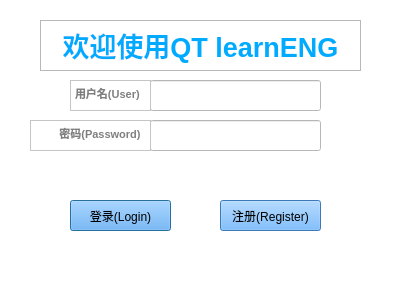
<?xml version="1.0" encoding="UTF-8"?>
<ui version="4.0">
 <class>logindialog</class>
 <widget class="QDialog" name="logindialog">
  <property name="geometry">
   <rect>
    <x>0</x>
    <y>0</y>
    <width>410</width>
    <height>300</height>
   </rect>
  </property>
  <property name="palette">
   <palette>
    <active>
     <colorrole role="WindowText">
      <brush brushstyle="SolidPattern">
       <color alpha="255">
        <red>0</red>
        <green>0</green>
        <blue>0</blue>
       </color>
      </brush>
     </colorrole>
     <colorrole role="Button">
      <brush brushstyle="SolidPattern">
       <color alpha="255">
        <red>255</red>
        <green>255</green>
        <blue>255</blue>
       </color>
      </brush>
     </colorrole>
     <colorrole role="Light">
      <brush brushstyle="SolidPattern">
       <color alpha="255">
        <red>255</red>
        <green>255</green>
        <blue>255</blue>
       </color>
      </brush>
     </colorrole>
     <colorrole role="Midlight">
      <brush brushstyle="SolidPattern">
       <color alpha="255">
        <red>255</red>
        <green>255</green>
        <blue>255</blue>
       </color>
      </brush>
     </colorrole>
     <colorrole role="Dark">
      <brush brushstyle="SolidPattern">
       <color alpha="255">
        <red>127</red>
        <green>127</green>
        <blue>127</blue>
       </color>
      </brush>
     </colorrole>
     <colorrole role="Mid">
      <brush brushstyle="SolidPattern">
       <color alpha="255">
        <red>170</red>
        <green>170</green>
        <blue>170</blue>
       </color>
      </brush>
     </colorrole>
     <colorrole role="Text">
      <brush brushstyle="SolidPattern">
       <color alpha="255">
        <red>0</red>
        <green>0</green>
        <blue>0</blue>
       </color>
      </brush>
     </colorrole>
     <colorrole role="BrightText">
      <brush brushstyle="SolidPattern">
       <color alpha="255">
        <red>255</red>
        <green>255</green>
        <blue>255</blue>
       </color>
      </brush>
     </colorrole>
     <colorrole role="ButtonText">
      <brush brushstyle="SolidPattern">
       <color alpha="255">
        <red>0</red>
        <green>0</green>
        <blue>0</blue>
       </color>
      </brush>
     </colorrole>
     <colorrole role="Base">
      <brush brushstyle="SolidPattern">
       <color alpha="255">
        <red>255</red>
        <green>255</green>
        <blue>255</blue>
       </color>
      </brush>
     </colorrole>
     <colorrole role="Window">
      <brush brushstyle="SolidPattern">
       <color alpha="255">
        <red>255</red>
        <green>255</green>
        <blue>255</blue>
       </color>
      </brush>
     </colorrole>
     <colorrole role="Shadow">
      <brush brushstyle="SolidPattern">
       <color alpha="255">
        <red>0</red>
        <green>0</green>
        <blue>0</blue>
       </color>
      </brush>
     </colorrole>
     <colorrole role="AlternateBase">
      <brush brushstyle="SolidPattern">
       <color alpha="255">
        <red>255</red>
        <green>255</green>
        <blue>255</blue>
       </color>
      </brush>
     </colorrole>
     <colorrole role="ToolTipBase">
      <brush brushstyle="SolidPattern">
       <color alpha="255">
        <red>255</red>
        <green>255</green>
        <blue>220</blue>
       </color>
      </brush>
     </colorrole>
     <colorrole role="ToolTipText">
      <brush brushstyle="SolidPattern">
       <color alpha="255">
        <red>0</red>
        <green>0</green>
        <blue>0</blue>
       </color>
      </brush>
     </colorrole>
     <colorrole role="PlaceholderText">
      <brush brushstyle="SolidPattern">
       <color alpha="127">
        <red>0</red>
        <green>0</green>
        <blue>0</blue>
       </color>
      </brush>
     </colorrole>
     <colorrole role="Accent">
      <brush brushstyle="SolidPattern">
       <color alpha="255">
        <red>255</red>
        <green>255</green>
        <blue>255</blue>
       </color>
      </brush>
     </colorrole>
    </active>
    <inactive>
     <colorrole role="WindowText">
      <brush brushstyle="SolidPattern">
       <color alpha="255">
        <red>0</red>
        <green>0</green>
        <blue>0</blue>
       </color>
      </brush>
     </colorrole>
     <colorrole role="Button">
      <brush brushstyle="SolidPattern">
       <color alpha="255">
        <red>255</red>
        <green>255</green>
        <blue>255</blue>
       </color>
      </brush>
     </colorrole>
     <colorrole role="Light">
      <brush brushstyle="SolidPattern">
       <color alpha="255">
        <red>255</red>
        <green>255</green>
        <blue>255</blue>
       </color>
      </brush>
     </colorrole>
     <colorrole role="Midlight">
      <brush brushstyle="SolidPattern">
       <color alpha="255">
        <red>255</red>
        <green>255</green>
        <blue>255</blue>
       </color>
      </brush>
     </colorrole>
     <colorrole role="Dark">
      <brush brushstyle="SolidPattern">
       <color alpha="255">
        <red>127</red>
        <green>127</green>
        <blue>127</blue>
       </color>
      </brush>
     </colorrole>
     <colorrole role="Mid">
      <brush brushstyle="SolidPattern">
       <color alpha="255">
        <red>170</red>
        <green>170</green>
        <blue>170</blue>
       </color>
      </brush>
     </colorrole>
     <colorrole role="Text">
      <brush brushstyle="SolidPattern">
       <color alpha="255">
        <red>0</red>
        <green>0</green>
        <blue>0</blue>
       </color>
      </brush>
     </colorrole>
     <colorrole role="BrightText">
      <brush brushstyle="SolidPattern">
       <color alpha="255">
        <red>255</red>
        <green>255</green>
        <blue>255</blue>
       </color>
      </brush>
     </colorrole>
     <colorrole role="ButtonText">
      <brush brushstyle="SolidPattern">
       <color alpha="255">
        <red>0</red>
        <green>0</green>
        <blue>0</blue>
       </color>
      </brush>
     </colorrole>
     <colorrole role="Base">
      <brush brushstyle="SolidPattern">
       <color alpha="255">
        <red>255</red>
        <green>255</green>
        <blue>255</blue>
       </color>
      </brush>
     </colorrole>
     <colorrole role="Window">
      <brush brushstyle="SolidPattern">
       <color alpha="255">
        <red>255</red>
        <green>255</green>
        <blue>255</blue>
       </color>
      </brush>
     </colorrole>
     <colorrole role="Shadow">
      <brush brushstyle="SolidPattern">
       <color alpha="255">
        <red>0</red>
        <green>0</green>
        <blue>0</blue>
       </color>
      </brush>
     </colorrole>
     <colorrole role="AlternateBase">
      <brush brushstyle="SolidPattern">
       <color alpha="255">
        <red>255</red>
        <green>255</green>
        <blue>255</blue>
       </color>
      </brush>
     </colorrole>
     <colorrole role="ToolTipBase">
      <brush brushstyle="SolidPattern">
       <color alpha="255">
        <red>255</red>
        <green>255</green>
        <blue>220</blue>
       </color>
      </brush>
     </colorrole>
     <colorrole role="ToolTipText">
      <brush brushstyle="SolidPattern">
       <color alpha="255">
        <red>0</red>
        <green>0</green>
        <blue>0</blue>
       </color>
      </brush>
     </colorrole>
     <colorrole role="PlaceholderText">
      <brush brushstyle="SolidPattern">
       <color alpha="127">
        <red>0</red>
        <green>0</green>
        <blue>0</blue>
       </color>
      </brush>
     </colorrole>
     <colorrole role="Accent">
      <brush brushstyle="SolidPattern">
       <color alpha="255">
        <red>255</red>
        <green>255</green>
        <blue>255</blue>
       </color>
      </brush>
     </colorrole>
    </inactive>
    <disabled>
     <colorrole role="WindowText">
      <brush brushstyle="SolidPattern">
       <color alpha="255">
        <red>127</red>
        <green>127</green>
        <blue>127</blue>
       </color>
      </brush>
     </colorrole>
     <colorrole role="Button">
      <brush brushstyle="SolidPattern">
       <color alpha="255">
        <red>255</red>
        <green>255</green>
        <blue>255</blue>
       </color>
      </brush>
     </colorrole>
     <colorrole role="Light">
      <brush brushstyle="SolidPattern">
       <color alpha="255">
        <red>255</red>
        <green>255</green>
        <blue>255</blue>
       </color>
      </brush>
     </colorrole>
     <colorrole role="Midlight">
      <brush brushstyle="SolidPattern">
       <color alpha="255">
        <red>255</red>
        <green>255</green>
        <blue>255</blue>
       </color>
      </brush>
     </colorrole>
     <colorrole role="Dark">
      <brush brushstyle="SolidPattern">
       <color alpha="255">
        <red>127</red>
        <green>127</green>
        <blue>127</blue>
       </color>
      </brush>
     </colorrole>
     <colorrole role="Mid">
      <brush brushstyle="SolidPattern">
       <color alpha="255">
        <red>170</red>
        <green>170</green>
        <blue>170</blue>
       </color>
      </brush>
     </colorrole>
     <colorrole role="Text">
      <brush brushstyle="SolidPattern">
       <color alpha="255">
        <red>127</red>
        <green>127</green>
        <blue>127</blue>
       </color>
      </brush>
     </colorrole>
     <colorrole role="BrightText">
      <brush brushstyle="SolidPattern">
       <color alpha="255">
        <red>255</red>
        <green>255</green>
        <blue>255</blue>
       </color>
      </brush>
     </colorrole>
     <colorrole role="ButtonText">
      <brush brushstyle="SolidPattern">
       <color alpha="255">
        <red>127</red>
        <green>127</green>
        <blue>127</blue>
       </color>
      </brush>
     </colorrole>
     <colorrole role="Base">
      <brush brushstyle="SolidPattern">
       <color alpha="255">
        <red>255</red>
        <green>255</green>
        <blue>255</blue>
       </color>
      </brush>
     </colorrole>
     <colorrole role="Window">
      <brush brushstyle="SolidPattern">
       <color alpha="255">
        <red>255</red>
        <green>255</green>
        <blue>255</blue>
       </color>
      </brush>
     </colorrole>
     <colorrole role="Shadow">
      <brush brushstyle="SolidPattern">
       <color alpha="255">
        <red>0</red>
        <green>0</green>
        <blue>0</blue>
       </color>
      </brush>
     </colorrole>
     <colorrole role="AlternateBase">
      <brush brushstyle="SolidPattern">
       <color alpha="255">
        <red>255</red>
        <green>255</green>
        <blue>255</blue>
       </color>
      </brush>
     </colorrole>
     <colorrole role="ToolTipBase">
      <brush brushstyle="SolidPattern">
       <color alpha="255">
        <red>255</red>
        <green>255</green>
        <blue>220</blue>
       </color>
      </brush>
     </colorrole>
     <colorrole role="ToolTipText">
      <brush brushstyle="SolidPattern">
       <color alpha="255">
        <red>0</red>
        <green>0</green>
        <blue>0</blue>
       </color>
      </brush>
     </colorrole>
     <colorrole role="PlaceholderText">
      <brush brushstyle="SolidPattern">
       <color alpha="127">
        <red>127</red>
        <green>127</green>
        <blue>127</blue>
       </color>
      </brush>
     </colorrole>
     <colorrole role="Accent">
      <brush brushstyle="SolidPattern">
       <color alpha="255">
        <red>255</red>
        <green>255</green>
        <blue>255</blue>
       </color>
      </brush>
     </colorrole>
    </disabled>
   </palette>
  </property>
  <property name="windowTitle">
   <string>Dialog</string>
  </property>
  <widget class="QPushButton" name="btnlogin">
   <property name="geometry">
    <rect>
     <x>70</x>
     <y>200</y>
     <width>101</width>
     <height>31</height>
    </rect>
   </property>
   <property name="styleSheet">
    <string notr="true">background-color: rgb(85, 170, 255);</string>
   </property>
   <property name="text">
    <string>登录(Login)</string>
   </property>
  </widget>
  <widget class="QPushButton" name="btnregister">
   <property name="geometry">
    <rect>
     <x>220</x>
     <y>200</y>
     <width>101</width>
     <height>31</height>
    </rect>
   </property>
   <property name="styleSheet">
    <string notr="true">background-color: rgb(85, 170, 255);</string>
   </property>
   <property name="text">
    <string>注册(Register)</string>
   </property>
  </widget>
  <widget class="QLineEdit" name="userline">
   <property name="geometry">
    <rect>
     <x>150</x>
     <y>80</y>
     <width>171</width>
     <height>31</height>
    </rect>
   </property>
  </widget>
  <widget class="QLineEdit" name="passwordline">
   <property name="geometry">
    <rect>
     <x>150</x>
     <y>120</y>
     <width>171</width>
     <height>31</height>
    </rect>
   </property>
   <property name="echoMode">
    <enum>QLineEdit::PasswordEchoOnEdit</enum>
   </property>
  </widget>
  <widget class="QTextEdit" name="usertext">
   <property name="enabled">
    <bool>false</bool>
   </property>
   <property name="geometry">
    <rect>
     <x>70</x>
     <y>80</y>
     <width>81</width>
     <height>31</height>
    </rect>
   </property>
   <property name="html">
    <string>&lt;!DOCTYPE HTML PUBLIC &quot;-//W3C//DTD HTML 4.0//EN&quot; &quot;http://www.w3.org/TR/REC-html40/strict.dtd&quot;&gt;
&lt;html&gt;&lt;head&gt;&lt;meta name=&quot;qrichtext&quot; content=&quot;1&quot; /&gt;&lt;meta charset=&quot;utf-8&quot; /&gt;&lt;style type=&quot;text/css&quot;&gt;
p, li { white-space: pre-wrap; }
hr { height: 1px; border-width: 0; }
li.unchecked::marker { content: &quot;\2610&quot;; }
li.checked::marker { content: &quot;\2612&quot;; }
&lt;/style&gt;&lt;/head&gt;&lt;body style=&quot; font-family:'Microsoft YaHei UI'; font-size:9pt; font-weight:400; font-style:normal;&quot;&gt;
&lt;p style=&quot; margin-top:0px; margin-bottom:0px; margin-left:0px; margin-right:0px; -qt-block-indent:0; text-indent:0px;&quot;&gt;&lt;span style=&quot; font-size:8pt; font-weight:700;&quot;&gt;用户名(User) &lt;/span&gt;&lt;/p&gt;&lt;/body&gt;&lt;/html&gt;</string>
   </property>
  </widget>
  <widget class="QTextEdit" name="passwordtext">
   <property name="enabled">
    <bool>false</bool>
   </property>
   <property name="geometry">
    <rect>
     <x>30</x>
     <y>120</y>
     <width>121</width>
     <height>31</height>
    </rect>
   </property>
   <property name="html">
    <string>&lt;!DOCTYPE HTML PUBLIC &quot;-//W3C//DTD HTML 4.0//EN&quot; &quot;http://www.w3.org/TR/REC-html40/strict.dtd&quot;&gt;
&lt;html&gt;&lt;head&gt;&lt;meta name=&quot;qrichtext&quot; content=&quot;1&quot; /&gt;&lt;meta charset=&quot;utf-8&quot; /&gt;&lt;style type=&quot;text/css&quot;&gt;
p, li { white-space: pre-wrap; }
hr { height: 1px; border-width: 0; }
li.unchecked::marker { content: &quot;\2610&quot;; }
li.checked::marker { content: &quot;\2612&quot;; }
&lt;/style&gt;&lt;/head&gt;&lt;body style=&quot; font-family:'Microsoft YaHei UI'; font-size:9pt; font-weight:400; font-style:normal;&quot;&gt;
&lt;p align=&quot;justify&quot; style=&quot; margin-top:0px; margin-bottom:0px; margin-left:0px; margin-right:0px; -qt-block-indent:0; text-indent:0px;&quot;&gt;&lt;span style=&quot; font-size:8pt; font-weight:700;&quot;&gt;        密码(Password)&lt;/span&gt;&lt;/p&gt;&lt;/body&gt;&lt;/html&gt;</string>
   </property>
  </widget>
  <widget class="QTextEdit" name="logintitletext">
   <property name="geometry">
    <rect>
     <x>40</x>
     <y>20</y>
     <width>321</width>
     <height>51</height>
    </rect>
   </property>
   <property name="autoFillBackground">
    <bool>false</bool>
   </property>
   <property name="styleSheet">
    <string notr="true">color: rgb(0, 170, 255);</string>
   </property>
   <property name="html">
    <string>&lt;!DOCTYPE HTML PUBLIC &quot;-//W3C//DTD HTML 4.0//EN&quot; &quot;http://www.w3.org/TR/REC-html40/strict.dtd&quot;&gt;
&lt;html&gt;&lt;head&gt;&lt;meta name=&quot;qrichtext&quot; content=&quot;1&quot; /&gt;&lt;meta charset=&quot;utf-8&quot; /&gt;&lt;style type=&quot;text/css&quot;&gt;
p, li { white-space: pre-wrap; }
hr { height: 1px; border-width: 0; }
li.unchecked::marker { content: &quot;\2610&quot;; }
li.checked::marker { content: &quot;\2612&quot;; }
&lt;/style&gt;&lt;/head&gt;&lt;body style=&quot; font-family:'Microsoft YaHei UI'; font-size:9pt; font-weight:400; font-style:normal;&quot;&gt;
&lt;p align=&quot;center&quot; style=&quot; margin-top:0px; margin-bottom:0px; margin-left:0px; margin-right:0px; -qt-block-indent:0; text-indent:0px;&quot;&gt;&lt;span style=&quot; font-size:20pt; font-weight:700;&quot;&gt;欢迎使用QT learnENG&lt;/span&gt;&lt;/p&gt;&lt;/body&gt;&lt;/html&gt;</string>
   </property>
  </widget>
 </widget>
 <resources/>
 <connections/>
</ui>
